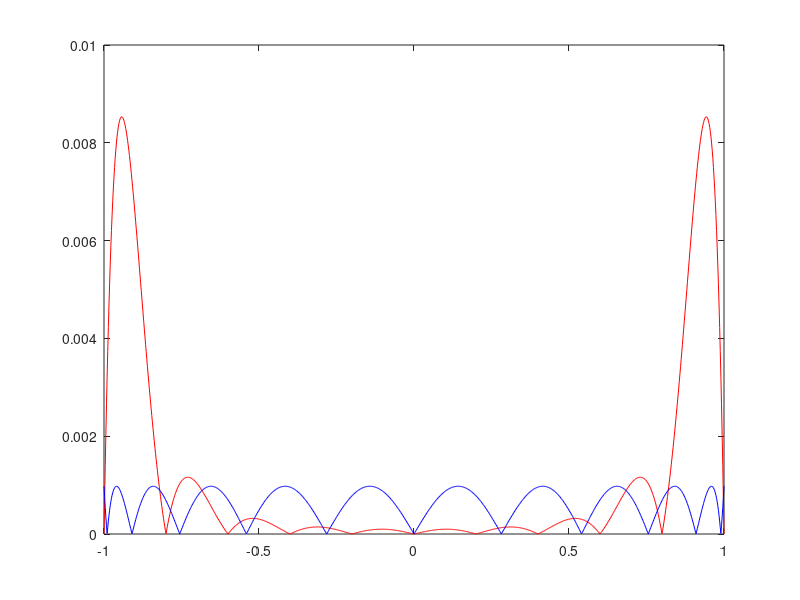

This chart was generated by the following MATLAB code:
clear
clc
close all

%erroere dato anche dal massimo della derivata
%evidente differenza nei bordi
x_plot = linspace(-1, 1, 1000);
n = 10; %[2, 4, 8, 16, 32];
a = -1;
b = 1;



for k = 1:length(n)
    xi = linspace(-1, 1, n+1);

    x_cheb = (a+b)/2 - ((b-a)/2)*...
    cos((2*[0:n]+1)*pi/(2*(n) +2));

    %dichiarazione
    omega = ones(size(x_plot));
    omega_cheb = ones(size(x_plot));

    %produttoria
    for i = 1:length(xi)
        %effettivo calcolo
        omega = omega .* (x_plot - xi(i));
        omega_cheb = omega_cheb .* (x_plot - x_cheb(i));
    end

    plot(x_plot, abs(omega), 'r')
    hold on;
    plot(x_plot, abs(omega_cheb), 'b')

end


